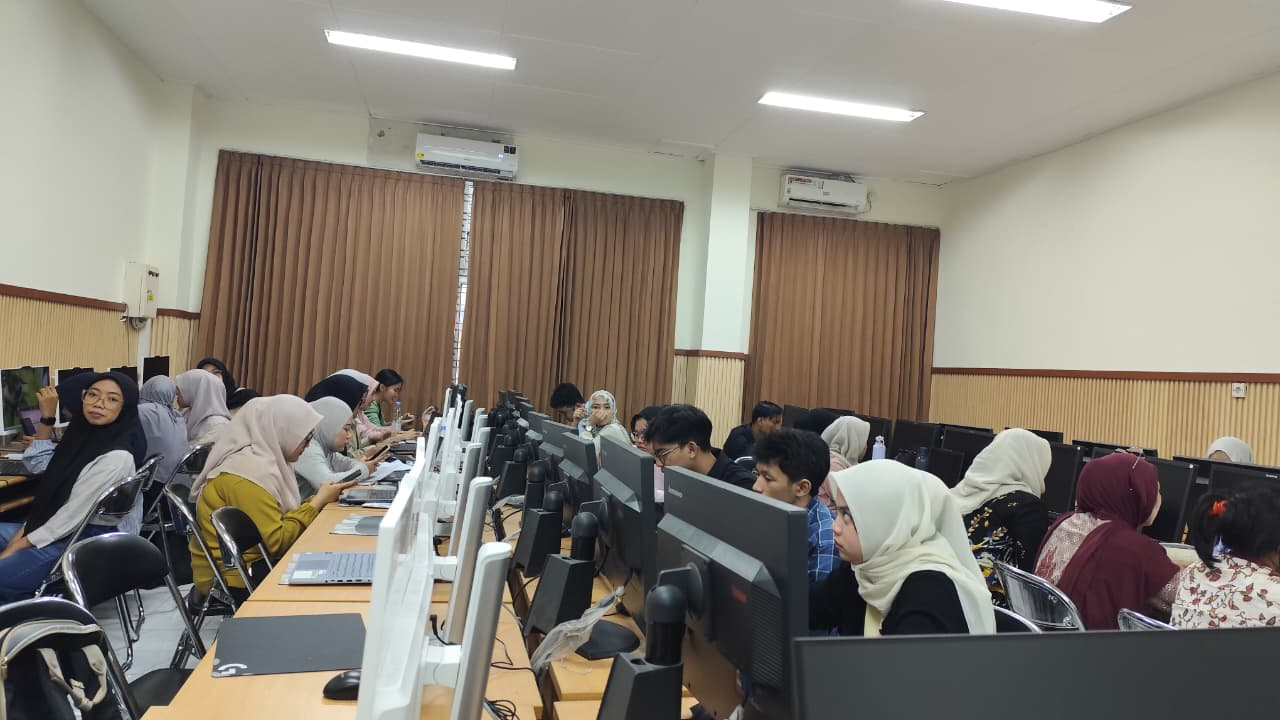
#> input picture pertemuan5/image.jpeg, 1280 x 720 px
$ python ContrastStretching.py
#> lines starting #> are read from the running program, lines starting #| are printed output that depends on the picture
import cv2
import numpy as np
import matplotlib.pyplot as plt

img = cv2.imread("image.jpeg")
#> img is the input picture: shape (720, 1280, 3); mean B, G, R 117.2, 127.4, 133.3
gray = cv2.cvtColor(img, cv2.COLOR_BGR2GRAY)
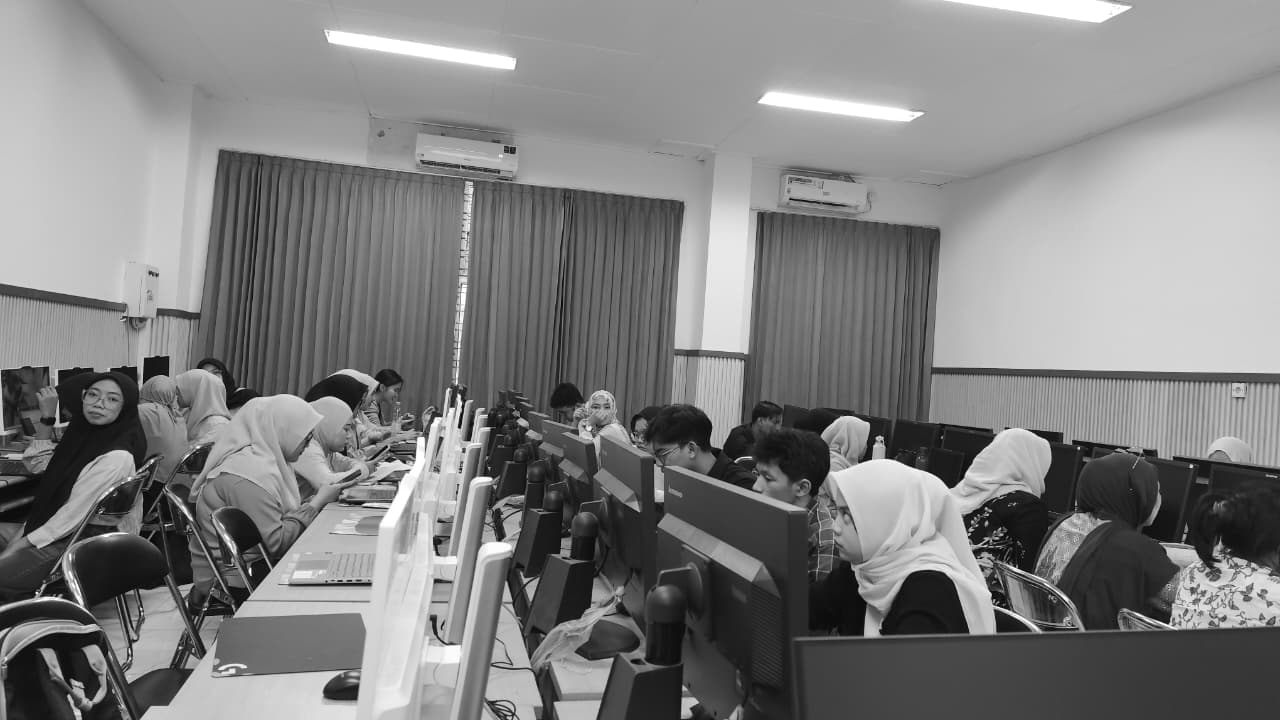
#> gray: shape (720, 1280); min 0, max 255, mean 128

# Contrast Stretching manual:
# g(x,y) = (f(x,y) - fmin) / (fmax - fmin) * 255
fmin, fmax = gray.min(), gray.max()
#> fmin = 0; fmax = 255
if fmax == fmin:
    # Hindari pembagian nol bila citra seragam (nilai min = max)
    stretched = gray.copy()
else:
    stretched = (gray.astype(np.float32) - fmin) / (fmax - fmin) * 255
    stretched = np.clip(stretched, 0, 255).astype(np.uint8)

plt.subplot(2, 2, 1)
plt.imshow(gray, cmap="gray")
plt.title("Grayscale Asli")
plt.axis("off")

plt.subplot(2, 2, 2)
plt.imshow(stretched, cmap="gray")
plt.title("Hasil Contrast Stretching")
plt.axis("off")

plt.subplot(2, 2, 3)
plt.hist(gray.ravel(), 256, (0, 256), color='k')
plt.title("Histogram Sebelum")

plt.subplot(2, 2, 4)
plt.hist(stretched.ravel(), 256, (0, 256), color='k')
plt.title("Histogram Sesudah (Stretching)")

plt.tight_layout()
plt.show()
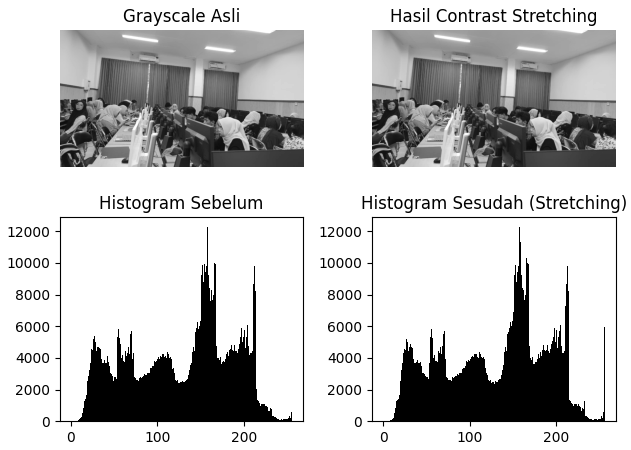
#> figure drawn by matplotlib, 4 panels; panel 3: tallest bar 12260 high, from x = 157 to 158; panel 4: tallest bar 12260 high, from x = 157 to 158
